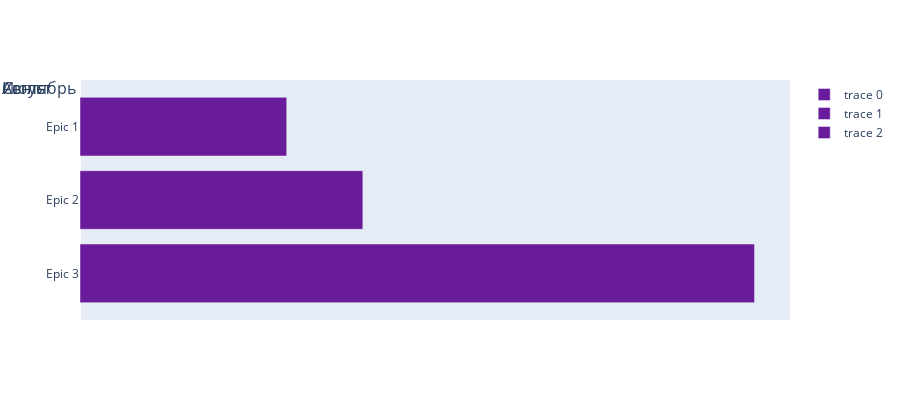

The notebook cell saved with this chart:
### Code cell
import datetime
import pandas as pd
import plotly.graph_objects as go

# 1) Подготовим примерные данные
epics = pd.DataFrame([
    dict(name="Epic 1", start="2025-07-01", end="2025-07-20"),
    dict(name="Epic 2", start="2025-08-10", end="2025-09-05"),
    dict(name="Epic 3", start="2025-07-15", end="2025-09-15"),
])
epics["Start"] = pd.to_datetime(epics["start"])
epics["End"]   = pd.to_datetime(epics["end"])
epics["Duration"] = (epics["End"] - epics["Start"]).dt.days

# 2) Определим месяцы и недели для фона
months = [
    ("2025-07-01", "2025-07-31", "#A8E6CF", "Июль"),
    ("2025-08-01", "2025-08-31", "#FFD3B6", "Август"),
    ("2025-09-01", "2025-09-30", "#A8E6CF", "Сентябрь"),
]
# генерим по 1-ой секунде каждого дня
weeks = pd.date_range("2025-07-01", "2025-09-30", freq="W-MON")

fig = go.Figure()

# 3) Добавим месяцовые фоны
for start, end, color, label in months:
    fig.add_shape(type="rect",
                  x0=start, x1=end,
                  y0=-0.5, y1=len(epics)-0.5,
                  fillcolor=color, line_width=0, layer="below")
    # и подпись месяца над графиком
    mid = (pd.to_datetime(start) + (pd.to_datetime(end)-pd.to_datetime(start))/2)
    fig.add_annotation(x=mid, y=1.02, xref="x", yref="paper",
                       text=label, showarrow=False, font_size=16)

# 4) Добавим вертикальные линии-демо (пример)
demo_dates = ["2025-07-15", "2025-08-15", "2025-09-15"]
for d in demo_dates:
    dt = pd.to_datetime(d)
    fig.add_shape(
        type="rect",
        x0=dt - pd.Timedelta(days=0.3),
        x1=dt + pd.Timedelta(days=0.3),
        y0=-0.5,
        y1=len(epics)-0.5,        # или ваша длина списка задач
        xref="x",
        yref="y",
        fillcolor="#FFECB3",
        line_width=0,
        opacity=0.3,
        layer="below"
    )


# 5) Полосы эпиков
for i, row in epics.iterrows():
    fig.add_trace(go.Bar(
        x=[row["Duration"]],
        y=[row["name"]],
        base=[row["Start"]],
        orientation="h",
        marker_color="#6A1B9A",
        hovertemplate=(
            "<b>%{y}</b><br>"
            "Начало: %{base|%d.%m.%Y}<br>"
            "Конец: %{x+base|%d.%m.%Y}<extra></extra>"
        )
    ))

# 6) Настроим ось X и Y
fig.update_layout(
    barmode="overlay",
    xaxis=dict(
        tickformat="%d.%m",
        tickmode="array",
        tickvals=weeks,
        ticktext=[f"Неделя {w.isocalendar()[1]}" for w in weeks],
        range=["2025-07-01", "2025-09-30"]
    ),
    yaxis=dict(autorange="reversed"),  # чтобы Epic 1 был сверху
    margin=dict(t=80, b=80),
    height=400,
)

fig.show()

### Figure 1 — Plotly figure (JSON) as saved in the notebook; plotly's stock layout.template omitted (floating-point values rounded to 4 significant figures)
{"data": [{"base": ["2025-07-01T00:00:00"], "hovertemplate": "<b>%{y}</b><br>Начало: %{base|%d.%m.%Y}<br>Конец: %{x+base|%d.%m.%Y}<extra></extra>", "marker": {"color": "#6A1B9A"}, "orientation": "h", "type": "bar", "x": [19], "y": ["Epic 1"]}, {"base": ["2025-08-10T00:00:00"], "hovertemplate": "<b>%{y}</b><br>Начало: %{base|%d.%m.%Y}<br>Конец: %{x+base|%d.%m.%Y}<extra></extra>", "marker": {"color": "#6A1B9A"}, "orientation": "h", "type": "bar", "x": [26], "y": ["Epic 2"]}, {"base": ["2025-07-15T00:00:00"], "hovertemplate": "<b>%{y}</b><br>Начало: %{base|%d.%m.%Y}<br>Конец: %{x+base|%d.%m.%Y}<extra></extra>", "marker": {"color": "#6A1B9A"}, "orientation": "h", "type": "bar", "x": [62], "y": ["Epic 3"]}], "layout": {"annotations": [{"font": {"size": 16}, "showarrow": false, "text": "Июль", "x": "2025-07-16T00:00:00", "xref": "x", "y": 1.02, "yref": "paper"}, {"font": {"size": 16}, "showarrow": false, "text": "Август", "x": "2025-08-16T00:00:00", "xref": "x", "y": 1.02, "yref": "paper"}, {"font": {"size": 16}, "showarrow": false, "text": "Сентябрь", "x": "2025-09-15T12:00:00", "xref": "x", "y": 1.02, "yref": "paper"}], "barmode": "overlay", "height": 400, "margin": {"b": 80, "t": 80}, "shapes": [{"fillcolor": "#A8E6CF", "layer": "below", "line": {"width": 0}, "type": "rect", "x0": "2025-07-01", "x1": "2025-07-31", "y0": -0.5, "y1": 2.5}, {"fillcolor": "#FFD3B6", "layer": "below", "line": {"width": 0}, "type": "rect", "x0": "2025-08-01", "x1": "2025-08-31", "y0": -0.5, "y1": 2.5}, {"fillcolor": "#A8E6CF", "layer": "below", "line": {"width": 0}, "type": "rect", "x0": "2025-09-01", "x1": "2025-09-30", "y0": -0.5, "y1": 2.5}, {"layer": "below", "line": {"color": "#FFECB3", "width": 20}, "type": "line", "x0": "2025-07-15", "x1": "2025-07-15", "y0": -0.5, "y1": 2.5}, {"layer": "below", "line": {"color": "#FFECB3", "width": 20}, "type": "line", "x0": "2025-08-15", "x1": "2025-08-15", "y0": -0.5, "y1": 2.5}, {"layer": "below", "line": {"color": "#FFECB3", "width": 20}, "type": "line", "x0": "2025-09-15", "x1": "2025-09-15", "y0": -0.5, "y1": 2.5}], "xaxis": {"range": ["2025-07-01", "2025-09-30"], "tickformat": "%d.%m", "tickmode": "array", "ticktext": ["Неделя 28", "Неделя 29", "Неделя 30", "Неделя 31", "Неделя 32", "Неделя 33", "Неделя 34", "Неделя 35", "Неделя 36", "Неделя 37", "Неделя 38", "Неделя 39", "Неделя 40"], "tickvals": ["2025-07-07T00:00:00", "2025-07-14T00:00:00", "2025-07-21T00:00:00", "2025-07-28T00:00:00", "2025-08-04T00:00:00", "2025-08-11T00:00:00", "2025-08-18T00:00:00", "2025-08-25T00:00:00", "2025-09-01T00:00:00", "2025-09-08T00:00:00", "2025-09-15T00:00:00", "2025-09-22T00:00:00", "2025-09-29T00:00:00"]}, "yaxis": {"autorange": "reversed"}}}
